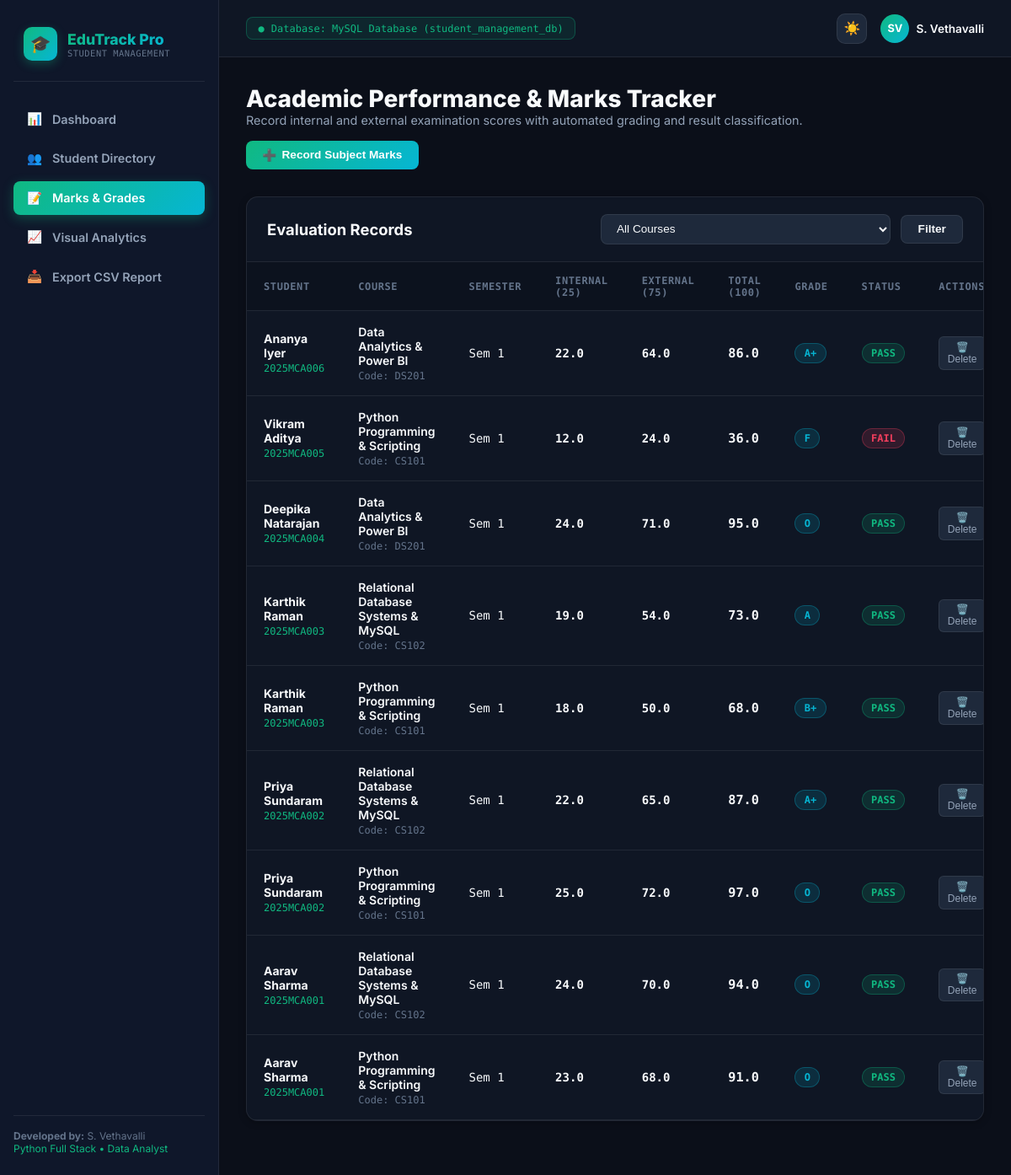
Screenshot of /performance with the database file from the repository.
### models.py (models this page shows, shortened)
class Mark(db.Model):
    __tablename__ = 'marks'
    id = db.Column(db.Integer, primary_key=True)
    student_id = db.Column(db.Integer, db.ForeignKey('students.id', ondelete='CASCADE'), nullable=False)
    course_code = db.Column(db.String(20), db.ForeignKey('courses.course_code', ondelete='CASCADE'), nullable=False)
    semester = db.Column(db.Integer, default=1, nullable=False)
    internal_marks = db.Column(db.Float, default=0.0, nullable=False)
    external_marks = db.Column(db.Float, default=0.0, nullable=False)
    total_marks = db.Column(db.Float, default=0.0, nullable=False)
    grade = db.Column(db.String(5))
    status = db.Column(db.String(10), default='PASS')
    created_at = db.Column(db.DateTime, default=datetime.utcnow)

class Student(db.Model):
    __tablename__ = 'students'
    id = db.Column(db.Integer, primary_key=True)
    roll_no = db.Column(db.String(20), unique=True, nullable=False, index=True)
    first_name = db.Column(db.String(50), nullable=False)
    last_name = db.Column(db.String(50), nullable=False)
    email = db.Column(db.String(100), unique=True, nullable=False)
    phone = db.Column(db.String(20))
    department = db.Column(db.String(50), nullable=False)
    semester = db.Column(db.Integer, default=1, nullable=False)
    gender = db.Column(db.String(10))
    created_at = db.Column(db.DateTime, default=datetime.utcnow)
    marks = db.relationship('Mark', backref='student', cascade='all, delete-orphan', lazy=True)
    attendance = db.relationship('Attendance', backref='student', uselist=False, cascade='all, delete-orphan', lazy=True)
    @property
    def full_name(self):
        return f"{self.first_name} {self.last_name}"

class Course(db.Model):
    __tablename__ = 'courses'
    id = db.Column(db.Integer, primary_key=True)
    course_code = db.Column(db.String(20), unique=True, nullable=False, index=True)
    course_name = db.Column(db.String(100), nullable=False)
    credits = db.Column(db.Integer, default=3, nullable=False)
    department = db.Column(db.String(50), nullable=False)
    marks = db.relationship('Mark', backref='course', cascade='all, delete-orphan', lazy=True)

### app.py (the view)
@app.route('/performance')
def performance():
    selected_course = request.args.get('course', '').strip()
    query = Mark.query
    if selected_course:
        query = query.filter(Mark.course_code == selected_course)
    marks_list = query.order_by(Mark.id.desc()).all()
    courses = Course.query.order_by(Course.course_code).all()
    students = Student.query.order_by(Student.first_name).all()
    return render_template(
        'performance.html',
        marks=marks_list,
        courses=courses,
        students=students,
        selected_course=selected_course
    )

### app.py (called while the page is built)
@app.context_processor
def inject_global_data():
    return {
        'db_status': Config.DB_STATUS_LABEL,
        'is_mysql': Config.DB_CONNECTED_MYSQL
    }

### templates/performance.html (shortened to what this page needs)
{% extends 'base.html' %}
{% block content %}
<div style="display:flex; justify-content:space-between; align-items:center; margin-bottom:2rem; flex-wrap:wrap; gap:1rem;">
  <div>
    <h2 style="font-size:1.75rem; font-weight:800;">Academic Performance & Marks Tracker</h2>
    <p style="color:var(--text-muted); font-size:0.9rem;">Record internal and external examination scores with automated grading and result classification.</p>
  </div>
  <button onclick="openModal('addMarkModal')" class="btn-primary">
    <span>➕</span>
    <span>Record Subject Marks</span>
  </button>
</div>
<div class="card-panel">
  <div class="panel-header">
    <h3>Evaluation Records</h3>
    <form method="GET" action="{{ url_for('performance') }}" class="panel-actions">
      <select name="course" class="filter-select">
        <option value="">All Courses</option>
      </select>
      <button type="submit" class="btn-secondary">Filter</button>
    </form>
  </div>
  <div class="table-responsive">
    <table class="data-table">
      <thead>
        <tr>
          <th>Student</th>
          <th>Course</th>
          <th>Semester</th>
          <th>Internal (25)</th>
          <th>External (75)</th>
          <th>Total (100)</th>
          <th>Grade</th>
          <th>Status</th>
          <th>Actions</th>
        </tr>
      </thead>
      <tbody>
        {% for mark in marks %}
        <tr>
          <td>
            <div style="font-weight:700;">{{ mark.student.full_name }}</div>
            <span style="font-family:var(--font-mono); font-size:0.75rem; color:var(--emerald);">{{ mark.student.roll_no }}</span>
          </td>
          <td>
            <div style="font-weight:600;">{{ mark.course.course_name if mark.course else mark.course_code }}</div>
            <span style="font-family:var(--font-mono); font-size:0.75rem; color:var(--text-dim);">Code: {{ mark.course_code }}</span>
          </td>
          <td style="font-family:var(--font-mono);">Sem {{ mark.semester }}</td>
          <td style="font-family:var(--font-mono); font-weight:600;">{{ mark.internal_marks }}</td>
          <td style="font-family:var(--font-mono); font-weight:600;">{{ mark.external_marks }}</td>
          <td style="font-family:var(--font-mono); font-weight:800; font-size:0.95rem; color:var(--text-main);">
            {{ mark.total_marks }}
          </td>
          <td>
            <span class="badge badge-grade">{{ mark.grade }}</span>
          </td>
          <td>
            <span class="badge {% if mark.status == 'PASS' %}badge-pass{% else %}badge-fail{% endif %}">
              {{ mark.status }}
            </span>
          </td>
          <td>
            <form action="{{ url_for('delete_mark', id=mark.id) }}" method="POST" onsubmit="return confirm('Delete this evaluation record?');">
              <button type="submit" class="btn-action btn-delete" title="Delete Mark Record">
                🗑️ Delete
              </button>
            </form>
          </td>
        </tr>
        {% else %}
        <tr>
          <td colspan="9" style="text-align:center; padding:2.5rem; color:var(--text-dim);">
            No evaluation records found matching the filter.
          </td>
        </tr>
        {% endfor %}
      </tbody>
    </table>
  </div>
</div>
{% endblock %}

### static/css/style.css (style rules this page uses)
:root { --font-sans: 'Inter', -apple-system, BlinkMacSystemFont, 'Segoe UI', Roboto, sans-serif; --font-mono: 'Fira Code', monospace; --bg-body: #0b0f19; --bg-sidebar: #0f172a; --bg-card: rgba(17, 24, 39, 0.85); --bg-input: #1e293b; --border-color: rgba(255, 255, 255, 0.08); --text-main: #f8fafc; --text-muted: #94a3b8; --text-dim: #64748b; --emerald: #10b981; --emerald-glow: rgba(16, 185, 129, 0.2); --cyan: #06b6d4; --teal: #14b8a6; --blue: #3b82f6; --rose: #f43f5e; --amber: #f59e0b; --purple: #8b5cf6; --gradient-brand: linear-gradient(135deg, #10b981 0%, #06b6d4 100%); --shadow-sm: 0 2px 8px rgba(0, 0, 0, 0.25); --shadow-md: 0 8px 24px rgba(0, 0, 0, 0.35); --radius-sm: 8px; --radius-md: 14px; --radius-lg: 20px; }
* { margin: 0; padding: 0; box-sizing: border-box; }
body { font-family: var(--font-sans); background-color: var(--bg-body); color: var(--text-main); min-height: 100vh; display: flex; overflow-x: hidden; transition: background-color 0.3s ease, color 0.3s ease; }
.card-panel { background: var(--bg-card); border: 1px solid var(--border-color); border-radius: var(--radius-md); box-shadow: var(--shadow-sm); margin-bottom: 2rem; overflow: hidden; }
.panel-header { padding: 1.25rem 1.5rem; border-bottom: 1px solid var(--border-color); display: flex; justify-content: space-between; align-items: center; flex-wrap: wrap; gap: 1rem; }
.panel-header h3 { font-size: 1.15rem; font-weight: 700; color: var(--text-main); }
.panel-actions { display: flex; align-items: center; gap: 0.75rem; flex-wrap: wrap; }
.search-input, .filter-select { padding: 0.55rem 0.9rem; border-radius: var(--radius-sm); background: var(--bg-input); border: 1px solid var(--border-color); color: var(--text-main); font-size: 0.85rem; outline: none; }
.btn-primary { padding: 0.55rem 1.2rem; border-radius: var(--radius-sm); background: var(--gradient-brand); color: #ffffff; font-size: 0.85rem; font-weight: 600; border: none; cursor: pointer; display: inline-flex; align-items: center; gap: 0.4rem; text-decoration: none; transition: all 0.2s ease; }
.btn-secondary { padding: 0.55rem 1.2rem; border-radius: var(--radius-sm); background: var(--bg-input); border: 1px solid var(--border-color); color: var(--text-main); font-size: 0.85rem; font-weight: 600; cursor: pointer; text-decoration: none; display: inline-flex; align-items: center; gap: 0.4rem; }
.table-responsive { width: 100%; overflow-x: auto; }
.data-table { width: 100%; border-collapse: collapse; font-size: 0.875rem; text-align: left; }
.data-table th { padding: 0.9rem 1.25rem; background: rgba(0, 0, 0, 0.15); color: var(--text-dim); font-family: var(--font-mono); font-size: 0.75rem; text-transform: uppercase; letter-spacing: 0.05em; border-bottom: 1px solid var(--border-color); }
.data-table td { padding: 1rem 1.25rem; border-bottom: 1px solid var(--border-color); color: var(--text-main); }
.badge { padding: 0.25rem 0.65rem; border-radius: 9999px; font-size: 0.75rem; font-family: var(--font-mono); font-weight: 700; display: inline-block; }
.badge-pass { background: rgba(16, 185, 129, 0.15); color: var(--emerald); border: 1px solid rgba(16, 185, 129, 0.3); }
.badge-fail { background: rgba(244, 63, 94, 0.15); color: var(--rose); border: 1px solid rgba(244, 63, 94, 0.3); }
.badge-grade { background: rgba(6, 182, 212, 0.15); color: var(--cyan); border: 1px solid rgba(6, 182, 212, 0.3); }
.btn-action { padding: 0.3rem 0.6rem; border-radius: 6px; border: 1px solid var(--border-color); background: var(--bg-input); color: var(--text-muted); font-size: 0.75rem; cursor: pointer; transition: all 0.2s ease; }

### rows the page displays
Mark: student.full_name "Ananya Iyer", student.roll_no "2025MCA006", course "Data Analytics & Power BI", course_code "DS201", semester "1", internal_marks "22.0", external_marks "64.0", total_marks "86.0", grade "A+", status "PASS"
Mark: student.full_name "Vikram Aditya", student.roll_no "2025MCA005", course "Python Programming & Scripting", course_code "CS101", semester "1", internal_marks "12.0", external_marks "24.0", total_marks "36.0", grade "F", status "FAIL"
Mark: student.full_name "Deepika Natarajan", student.roll_no "2025MCA004", course "Data Analytics & Power BI", course_code "DS201", semester "1", internal_marks "24.0", external_marks "71.0", total_marks "95.0", grade "O", status "PASS"
Mark: student.full_name "Karthik Raman", student.roll_no "2025MCA003", course "Relational Database Systems & MySQL", course_code "CS102", semester "1", internal_marks "19.0", external_marks "54.0", total_marks "73.0", grade "A", status "PASS"
Mark: student.full_name "Karthik Raman", student.roll_no "2025MCA003", course "Python Programming & Scripting", course_code "CS101", semester "1", internal_marks "18.0", external_marks "50.0", total_marks "68.0", grade "B+", status "PASS"
Mark: student.full_name "Priya Sundaram", student.roll_no "2025MCA002", course "Relational Database Systems & MySQL", course_code "CS102", semester "1", internal_marks "22.0", external_marks "65.0", total_marks "87.0", grade "A+", status "PASS"
Mark: student.full_name "Priya Sundaram", student.roll_no "2025MCA002", course "Python Programming & Scripting", course_code "CS101", semester "1", internal_marks "25.0", external_marks "72.0", total_marks "97.0", grade "O", status "PASS"
Mark: student.full_name "Aarav Sharma", student.roll_no "2025MCA001", course "Relational Database Systems & MySQL", course_code "CS102", semester "1", internal_marks "24.0", external_marks "70.0", total_marks "94.0", grade "O", status "PASS"
Mark: student.full_name "Aarav Sharma", student.roll_no "2025MCA001", course "Python Programming & Scripting", course_code "CS101", semester "1", internal_marks "23.0", external_marks "68.0", total_marks "91.0", grade "O", status "PASS"

### other values shown
{{ db_status }} "MySQL Database (student_management_db)"
